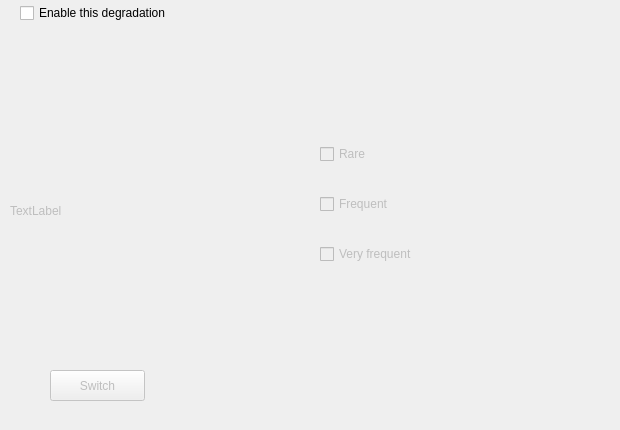
  <widget class="QWizardPage" name="PhantCharacter">
   <property name="subTitle">
    <string>DocCreator: Phantom Character</string>
   </property>
   <widget class="QWidget" name="OptionPhant" native="true">
    <property name="enabled">
     <bool>false</bool>
    </property>
    <property name="geometry">
     <rect>
      <x>10</x>
      <y>40</y>
      <width>601</width>
      <height>381</height>
     </rect>
    </property>
    <widget class="QWidget" name="verticalLayoutWidget_5">
     <property name="geometry">
      <rect>
       <x>310</x>
       <y>80</y>
       <width>191</width>
       <height>171</height>
      </rect>
     </property>
     <layout class="QVBoxLayout" name="verticalLayout_7">
      <item>
       <widget class="QCheckBox" name="Phantom_Rare">
        <property name="text">
         <string>Rare</string>
        </property>
       </widget>
      </item>
      <item>
       <widget class="QCheckBox" name="Phantom_Frequent">
        <property name="text">
         <string>Frequent</string>
        </property>
       </widget>
      </item>
      <item>
       <widget class="QCheckBox" name="Phantom_VeryFrequent">
        <property name="text">
         <string>Very frequent</string>
        </property>
       </widget>
      </item>
     </layout>
    </widget>
    <widget class="QWidget" name="horizontalLayoutWidget_9">
     <property name="geometry">
      <rect>
       <x>0</x>
       <y>30</y>
       <width>191</width>
       <height>281</height>
      </rect>
     </property>
     <layout class="QHBoxLayout" name="PrevPhant">
      <item>
       <widget class="QLabel" name="PhantomPreviewLabel">
        <property name="text">
         <string>TextLabel</string>
        </property>
       </widget>
      </item>
     </layout>
    </widget>
    <widget class="QPushButton" name="SwitchPhant">
     <property name="enabled">
      <bool>false</bool>
     </property>
     <property name="geometry">
      <rect>
       <x>40</x>
       <y>330</y>
       <width>95</width>
       <height>31</height>
      </rect>
     </property>
     <property name="toolTip">
      <string>Change preview area</string>
     </property>
     <property name="text">
      <string>Switch</string>
     </property>
    </widget>
   </widget>
   <widget class="QCheckBox" name="CheckPhant">
    <property name="geometry">
     <rect>
      <x>20</x>
      <y>0</y>
      <width>281</width>
      <height>26</height>
     </rect>
    </property>
    <property name="text">
     <string>Enable this degradation</string>
    </property>
   </widget>
  </widget>
